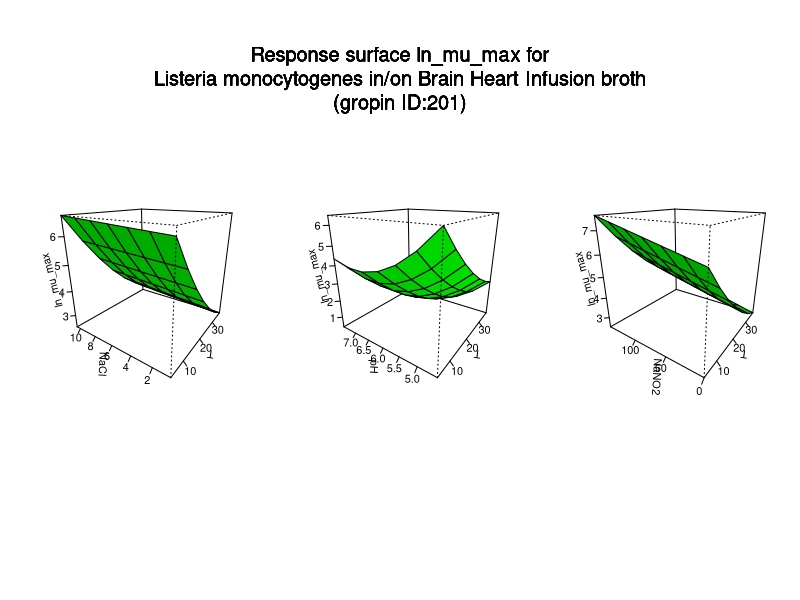

Write the R code that produced this figure.
#############################
# start of Parameter script
#############################
T <- seq(4.004,36.963036963037,length.out=7)
NaCl <- seq(0.5005,10.4895104895105,length.out=7)
pH <- seq(4.5045,7.49250749250749,length.out=7)
NaNO2 <- seq(0,149.85014985015,length.out=7)
#############################
# end of Parameter script
#############################
############################# 
# start of Model script Gropin ID 201 
#############################
 
# constant coefficients for this model
 
variables <- data.frame(T,NaCl,pH,NaNO2)
argumentsPar <- unique.data.frame(expand.grid(variables))
 
# heart of the model
response_surface <- function(T,NaCl,pH,NaNO2) {
   mumax <-26.8685-0.2153*T+0.0516*NaCl-6.5596*pH+0.02*NaNO2+0.000223*T*NaCl+0.00368*T*pH+0.0000193*T*NaNO2-0.00686*NaCl*pH-0.0000037*NaCl*NaNO2-0.0028*pH*NaNO2+0.00192*(T^2)+0.000102*(NaCl^2)+0.4873*(pH^2)+0.00000074*(NaNO2^2)

	return(mumax=mumax)
} 

# output parameters
responseSurface <- cbind(argumentsPar,response_surface(argumentsPar['T'],argumentsPar['NaCl'],argumentsPar['pH'],argumentsPar['NaNO2']))
colnames(responseSurface) <- c(colnames(argumentsPar),'lnmumax')
#############################
# End of Model script
#############################
############################# 
# start of Visualisation script Gropin ID 201 
#############################
titleText <-'Response surface ln_mu_max for
Listeria monocytogenes in/on Brain Heart Infusion broth
(gropin ID:201)'
argPar1 <- unique.data.frame(expand.grid(T,NaCl))
argPar2 <- unique.data.frame(expand.grid(T,pH))
argPar3 <- unique.data.frame(expand.grid(T,NaNO2))
z1 <- matrix(unlist(response_surface(T = argPar1[1],NaCl = argPar1[2],pH = pH[1],NaNO2 = NaNO2[1])),nrow=7)
z2 <- matrix(unlist(response_surface(T = argPar2[1],pH = argPar2[2],NaCl = NaCl[1],NaNO2 = NaNO2[1])),nrow=7)
z3 <- matrix(unlist(response_surface(T = argPar3[1],NaNO2 = argPar3[2],NaCl = NaCl[1],pH = pH[1])),nrow=7)
# adding precaution if response surface is zero
myZLim1 <- range(z1)
if(myZLim1[1] == myZLim1[2]) myZLim1[2] <- myZLim1[2]+1
myZLim2 <- range(z2)
if(myZLim2[1] == myZLim2[2]) myZLim2[2] <- myZLim2[2]+1
myZLim3 <- range(z3)
if(myZLim3[1] == myZLim3[2]) myZLim3[2] <- myZLim3[2]+1
if(length(T)>1 & length(NaCl)>1 & length(pH)>1 & length(NaNO2)>1) {
	par(mfrow = c(1,3))
	persp(T,NaCl,z1,col = 'green',xlab='T',ylab='NaCl',zlab='ln_mu_max',zlim=myZLim1,theta=305,phi=20,shade=0.25,ticktype = 'detailed')
	persp(T,pH,z2,col = 'green',xlab='T',ylab='pH',zlab='ln_mu_max',zlim=myZLim2,theta=305,phi=20,shade=0.25,ticktype = 'detailed')
	persp(T,NaNO2,z3,col = 'green',xlab='T',ylab='NaNO2',zlab='ln_mu_max',zlim=myZLim3,theta=305,phi=20,shade=0.25,ticktype = 'detailed')
	mtext(titleText,outer=T,  cex=1.2, line=-8.5, side=3)
} else {
		myPars <- unique.data.frame(expand.grid(T,NaCl,pH,NaNO2))
		myZ <-matrix(unlist(response_surface(myPars[,1],myPars[,2],myPars[,3],myPars[,4])),nrow=7)
		myZLim <- range(myZ)
if(myZLim[1] == myZLim[2]) myZLim[2] <- myZLim[2]+1
	if(length(pH)==1 & length(NaNO2)==1) {
		persp(T,NaCl,myZ,col = 'green',xlab='T',ylab='NaCl',zlab='ln_mu_max',main=titleText,sub=paste('other variable: pH =',round(pH,digits = 2), 'NaNO2 =',round(NaNO2,digits = 2)),zlim=myZLim,theta=305,phi=20,shade=0.25,ticktype = 'detailed')
	}
	if(length(NaCl)==1 & length(NaNO2)==1) {
		persp(T,pH,myZ,col = 'green',xlab='T',ylab='pH',zlab='ln_mu_max',main=titleText,sub=paste('other variable: NaCl =',round(NaCl,digits = 2), 'NaNO2 =',round(NaNO2,digits = 2)),zlim=myZLim,theta=305,phi=20,shade=0.25,ticktype = 'detailed')
	}
	if(length(NaCl)==1 & length(pH)==1) {
		persp(T,NaNO2,myZ,col = 'green',xlab='T',ylab='NaNO2',zlab='ln_mu_max',main=titleText,sub=paste('other variable: NaCl =',round(NaCl,digits = 2), 'pH =',round(pH,digits = 2)),zlim=myZLim,theta=305,phi=20,shade=0.25,ticktype = 'detailed')
	}
	if(length(T)==1 & length(NaNO2)==1) {
		persp(NaCl,pH,myZ,col = 'green',xlab='NaCl',ylab='pH',zlab='ln_mu_max',main=titleText,sub=paste('other variable: T =',round(T,digits = 2), 'NaNO2 =',round(NaNO2,digits = 2)),zlim=myZLim,theta=305,phi=20,shade=0.25,ticktype = 'detailed')
	}
	if(length(T)==1 & length(pH)==1) {
		persp(NaCl,NaNO2,myZ,col = 'green',xlab='NaCl',ylab='NaNO2',zlab='ln_mu_max',main=titleText,sub=paste('other variable: T =',round(T,digits = 2), 'pH =',round(pH,digits = 2)),zlim=myZLim,theta=305,phi=20,shade=0.25,ticktype = 'detailed')
	}
	if(length(T)==1 & length(NaCl)==1) {
		persp(pH,NaNO2,myZ,col = 'green',xlab='pH',ylab='NaNO2',zlab='ln_mu_max',main=titleText,sub=paste('other variable: T =',round(T,digits = 2), 'NaCl =',round(NaCl,digits = 2)),zlim=myZLim,theta=305,phi=20,shade=0.25,ticktype = 'detailed')
	}
}
#############################
# End of Visualisation script
#############################
